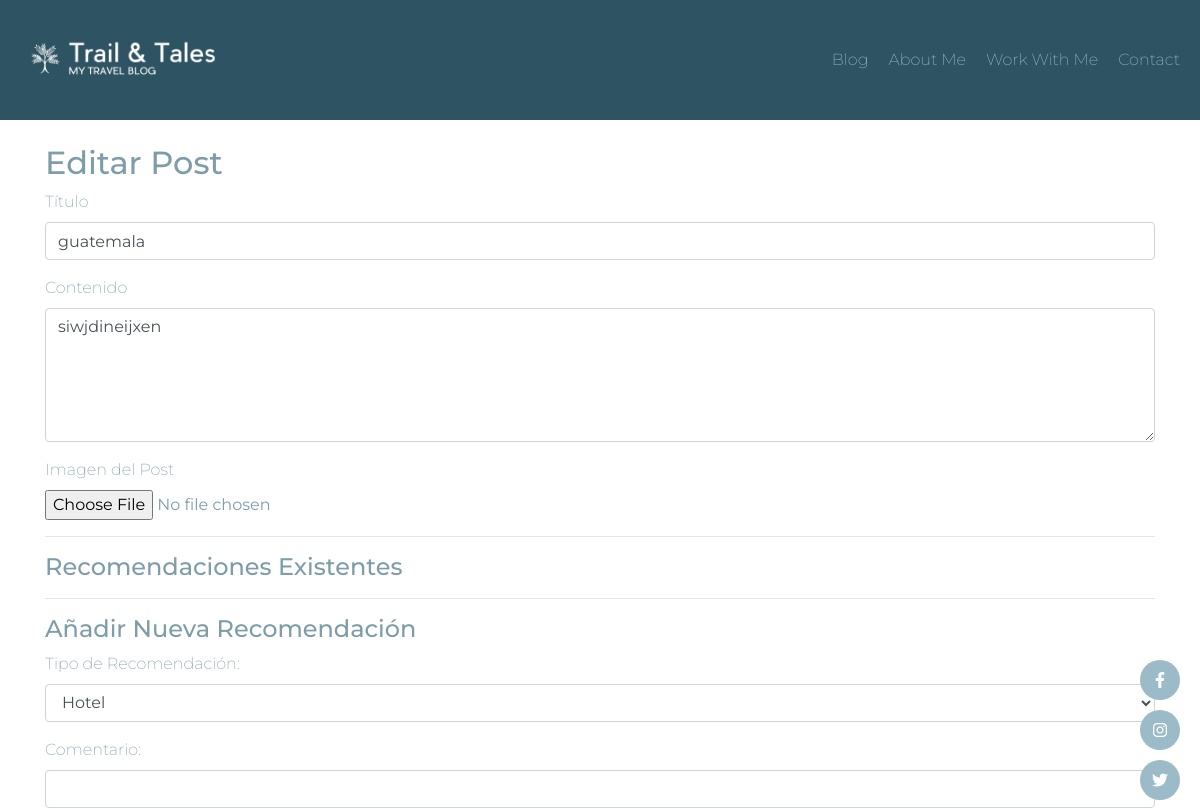
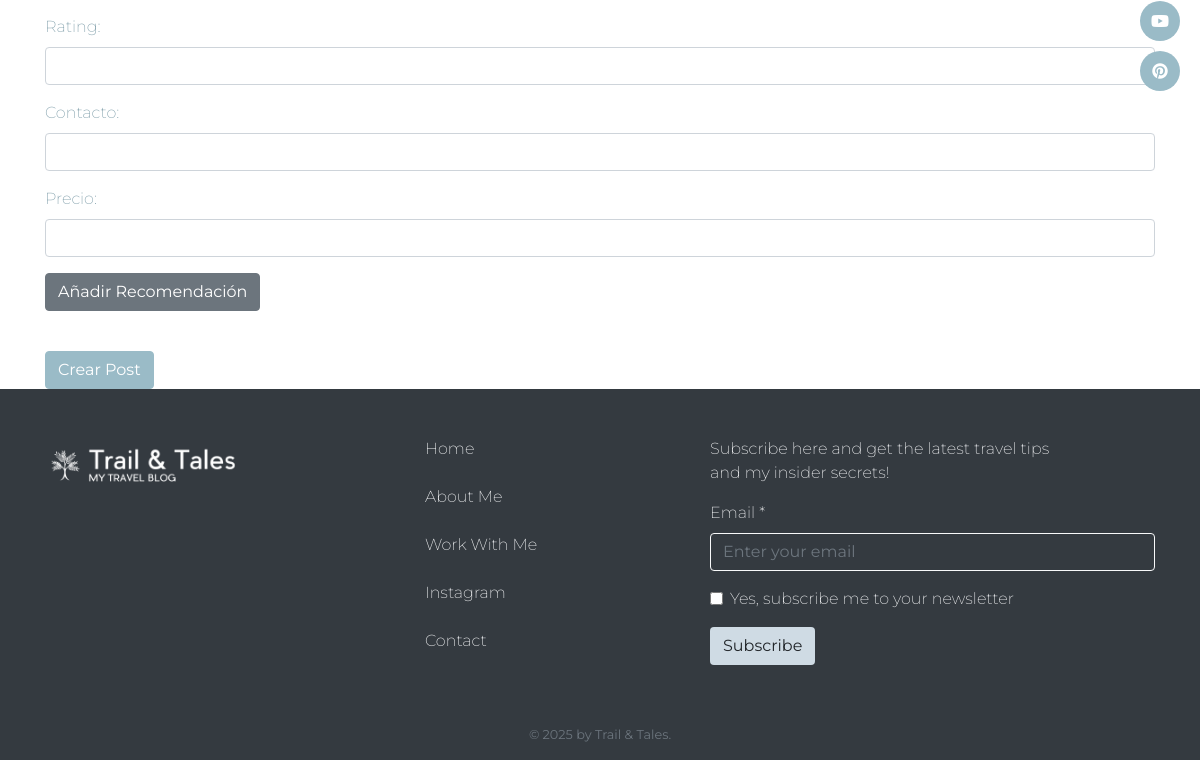
The app's page /post/2/edit, older data (2 pictures, top to bottom).
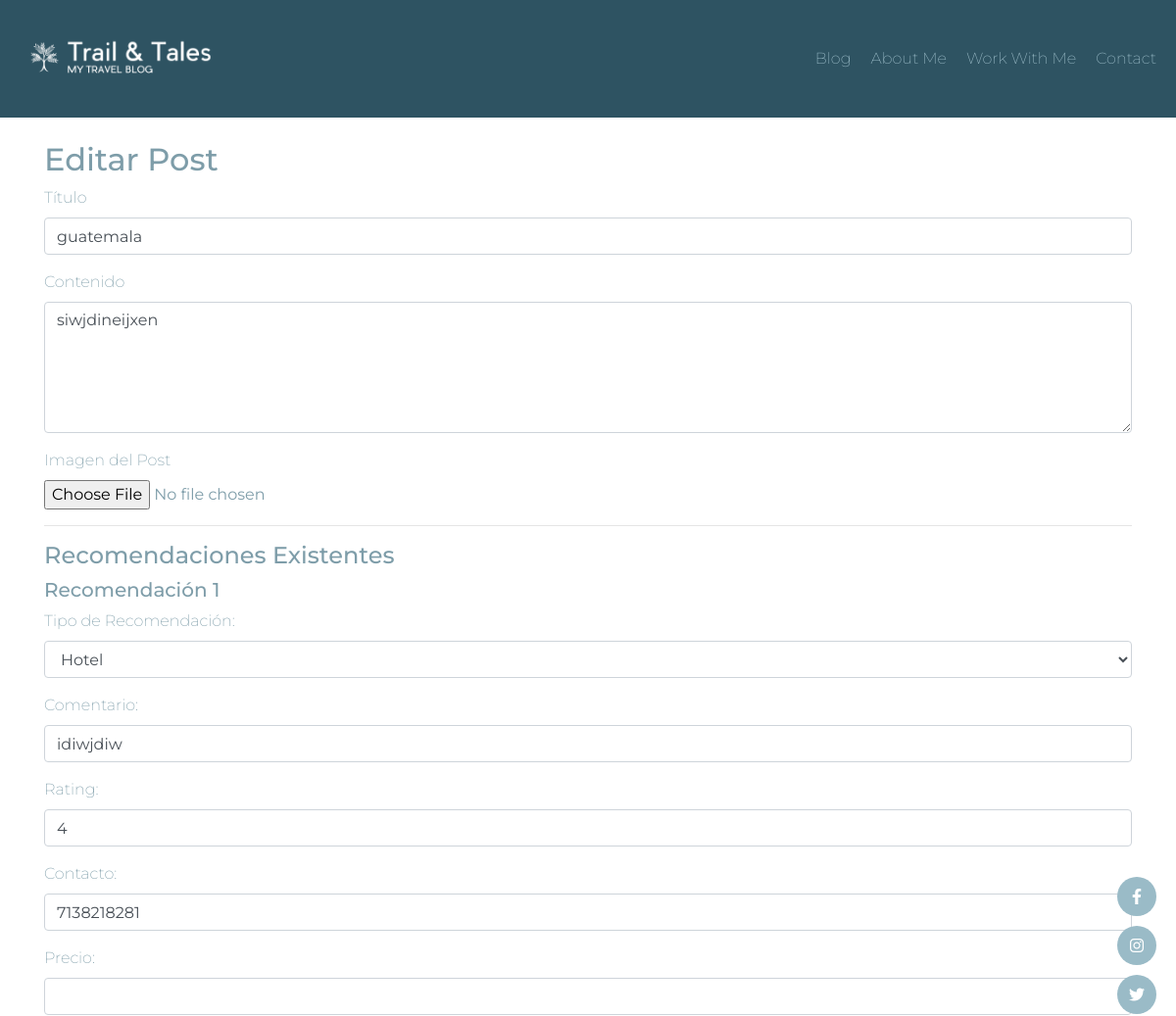
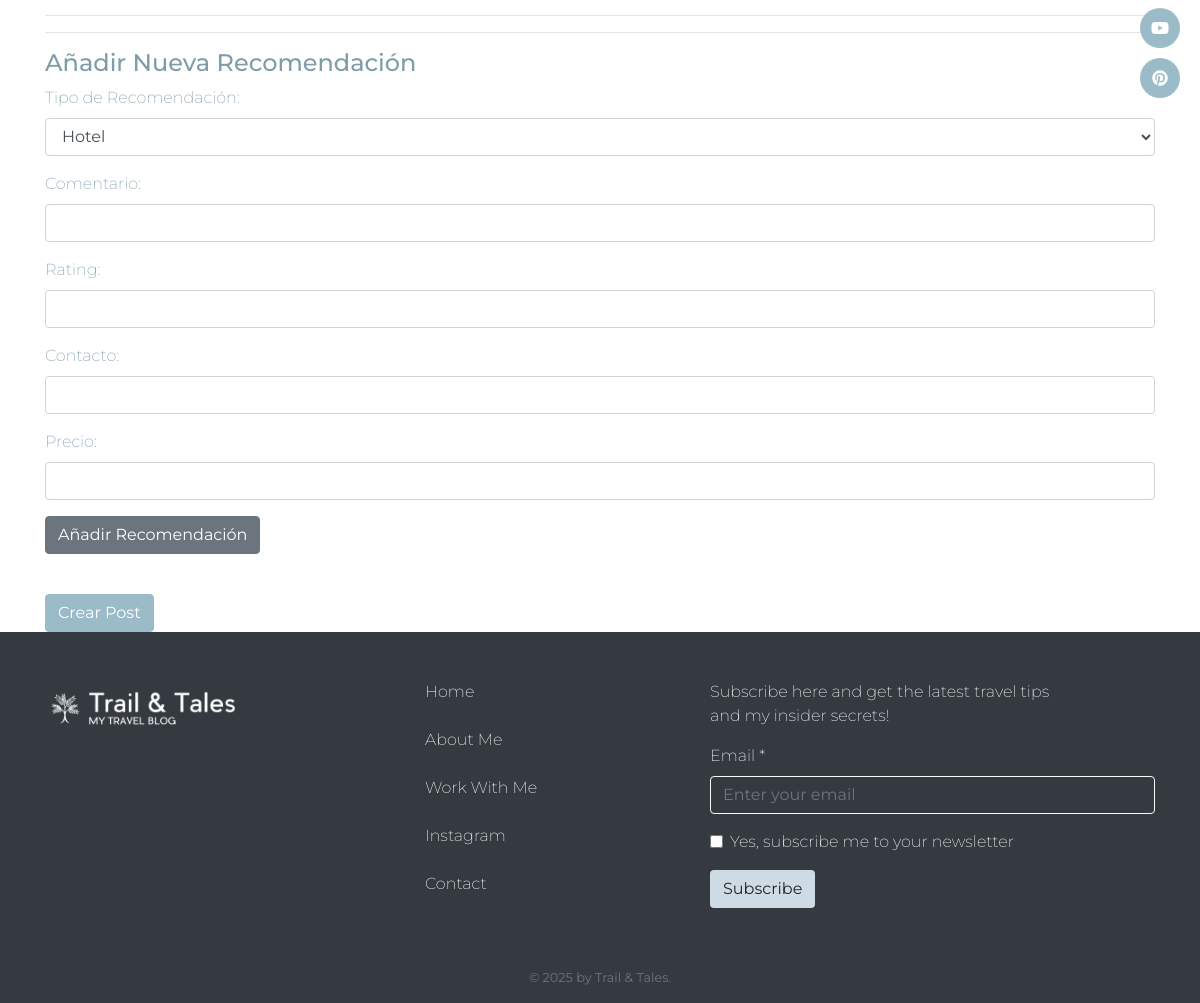
The same page, newer data (2 pictures, top to bottom).
### app.py (models this page shows, shortened)
class Post(db.Model):
    id = db.Column(db.Integer, primary_key=True)
    title = db.Column(db.String(100), nullable=False)
    content = db.Column(db.Text, nullable=False)
    date_posted = db.Column(db.DateTime, nullable=False, default=datetime.utcnow)
    image_file = db.Column(db.String(20), nullable=False, default='default.jpg')  # Nuevo campo
    recommendations = relationship("Recommendation", back_populates="post", cascade="all, delete-orphan")

class Recommendation(db.Model):
    id = db.Column(db.Integer, primary_key=True)
    post_id = db.Column(db.Integer, db.ForeignKey('post.id'), nullable=False)
    recommendation_type = db.Column(db.String(50), nullable=True)
    comment = db.Column(db.Text, nullable=True)
    rating = db.Column(db.Integer, nullable=True)
    contact = db.Column(db.String(100), nullable=True)
    price = db.Column(db.String(50), nullable=True)
    post = relationship("Post", back_populates="recommendations")

### app.py (the view)
@app.route("/post/<int:post_id>/edit", methods=['GET', 'POST'])
def edit_post(post_id):
    post = Post.query.get_or_404(post_id)
    form = PostForm()
    if form.validate_on_submit():
        post.title = form.title.data
        post.content = form.content.data
        if form.image_file.data:
            image_file = form.image_file.data
            filename = secure_filename(image_file.filename)
            image_path = os.path.join(app.config['UPLOAD_FOLDER'], filename)
            image_file.save(image_path)
            post.image_file = filename
        for idx, recommendation in enumerate(post.recommendations, start=1):
            recommendation.recommendation_type = request.form.get(f'recommendation_type_{idx}')
            recommendation.comment = request.form.get(f'comment_{idx}')
            recommendation.rating = int(request.form.get(f'rating_{idx}', 1))
            recommendation.contact = request.form.get(f'contact_{idx}')
            recommendation.price = request.form.get(f'price_{idx}')
        if request.form.get('comment_new') and request.form.get('rating_new'):
            new_recommendation = Recommendation(
                recommendation_type=request.form.get('recommendation_type_new'),
                comment=request.form.get('comment_new'),
                rating=int(request.form.get('rating_new')),
                contact=request.form.get('contact_new'),
                price=request.form.get('price_new'),
                post=post
            )
            db.session.add(new_recommendation)
        db.session.commit()
        flash('El post fue actualizado exitosamente.', 'success')
        return redirect(url_for('post_detail', post_id=post.id))
    elif request.method == 'GET':
        form.title.data = post.title
        form.content.data = post.content
    return render_template('edit_post.html', form=form, post=post)

### app.py
class PostForm(FlaskForm):
    title = StringField('Título', validators=[DataRequired()])
    content = TextAreaField('Contenido', validators=[DataRequired()])
    image_file = FileField('Imagen del Post', validators=[FileAllowed(['jpg', 'jpeg', 'png'])])
    submit = SubmitField('Crear Post')

### templates/edit_post.html (shortened to what this page needs)
{% extends 'base.html' %}
{% block content %}
<div class="container mt-4">
    <h2>Editar Post</h2>
    <form method="POST" enctype="multipart/form-data">
        <div class="form-group">
            {{ form.title.label(class="form-control-label") }}
            {{ form.title(class="form-control") }}
        </div>
        <div class="form-group">
            {{ form.content.label(class="form-control-label") }}
            {{ form.content(class="form-control", rows="5") }}
        </div>
        <div class="form-group">
            {{ form.image_file.label(class="form-control-label") }}
            {{ form.image_file(class="form-control-file") }}
        </div>
        <hr>
        <h4>Recomendaciones Existentes</h4>
        <div id="existing-recommendations">
            {% for recommendation in post.recommendations %}
            <div class="recommendation-item">
                <h5>Recomendación {{ loop.index }}</h5>
                <div class="form-group">
                    <label for="recommendation_type_{{ loop.index }}">Tipo de Recomendación:</label>
                    <select id="recommendation_type_{{ loop.index }}" class="form-control" name="recommendation_type_{{ loop.index }}">
                        <option value="Hotel" {% if recommendation.recommendation_type == 'Hotel' %}selected{% endif %}>Hotel</option>
                    </select>
                </div>
                <div class="form-group">
                    <label for="comment_{{ loop.index }}">Comentario:</label>
                    <input type="text" class="form-control" id="comment_{{ loop.index }}" name="comment_{{ loop.index }}" value="{{ recommendation.comment }}">
                </div>
                <div class="form-group">
                    <label for="rating_{{ loop.index }}">Rating:</label>
                    <input type="number" class="form-control" id="rating_{{ loop.index }}" name="rating_{{ loop.index }}" value="{{ recommendation.rating }}" min="1" max="5">
                </div>
                <div class="form-group">
                    <label for="contact_{{ loop.index }}">Contacto:</label>
                    <input type="text" class="form-control" id="contact_{{ loop.index }}" name="contact_{{ loop.index }}" value="{{ recommendation.contact }}">
                </div>
                <div class="form-group">
                    <label for="price_{{ loop.index }}">Precio:</label>
                    <input type="text" class="form-control" id="price_{{ loop.index }}" name="price_{{ loop.index }}" value="{{ recommendation.price }}">
                </div>
            </div>
            <hr>
            {% endfor %}
        </div>
        <hr>
        <h4>Añadir Nueva Recomendación</h4>
        <div class="form-group">
            <label for="recommendation_type_new">Tipo de Recomendación:</label>
            <select id="recommendation_type_new" class="form-control" name="recommendation_type_new">
                <option value="Hotel">Hotel</option>
            </select>
        </div>
        <div class="form-group">
            <label for="comment_new">Comentario:</label>
            <input type="text" class="form-control" id="comment_new" name="comment_new">
        </div>
        <div class="form-group">
            <label for="rating_new">Rating:</label>
            <input type="number" class="form-control" id="rating_new" name="rating_new" min="1" max="5">
        </div>
        <div class="form-group">
            <label for="contact_new">Contacto:</label>
            <input type="text" class="form-control" id="contact_new" name="contact_new">
        </div>
        <div class="form-group">
            <label for="price_new">Precio:</label>
            <input type="text" class="form-control" id="price_new" name="price_new">
        </div>
        <button id="Addrecommendation" class="btn btn-secondary">Añadir Recomendación</button>
        <button id="UpdatePost" type="submit" class="btn btn-primary mt-4">{{ form.submit.label.text }}</button>
    </form>
</div>
{% endblock %}

### templates/base.html (shortened to what this page needs)
<!DOCTYPE html>
<html>
<head>
    <link rel="stylesheet" href="https://stackpath.bootstrapcdn.com/bootstrap/4.5.2/css/bootstrap.min.css">
    <link rel="stylesheet" href="https://cdnjs.cloudflare.com/ajax/libs/font-awesome/6.0.0/css/all.min.css" />
    <link rel="stylesheet" href="{{ url_for('static', filename='style.css') }}">
</head>
<body>
    <nav class="navbar">
        <div class="navbar-logo">
            <a href="/">
                <img src="{{ url_for('static', filename='images/logo.png') }}" alt="Logo de Mi Blog de Viajes" class="logo">
            </a>
        </div>
        <div class="navbar-links">
            <a href="/blog">Blog</a>
            <a href="/about">About Me</a>
            <a href="/work">Work With Me</a>
            <a href="#">Contact</a>
        </div>
    </nav>
    <div class="content">
        {% block content %}{% endblock %}
    </div>
    <div class="social-bar">
        <a href="#" class="social-icon"><i class="fab fa-facebook-f"></i></a>
        <a href="#" class="social-icon"><i class="fab fa-instagram"></i></a>
        <a href="#" class="social-icon"><i class="fab fa-twitter"></i></a>
        <a href="#" class="social-icon"><i class="fab fa-youtube"></i></a>
        <a href="#" class="social-icon"><i class="fab fa-pinterest"></i></a>
    </div>
    <footer class="bg-dark text-light pt-5 pb-3">
        <div class="container">
          <div class="row align-items-start">
            <div class="col-md-4 mb-4">
              <div class="d-flex align-items-center mb-3">
                <img src="{{ url_for('static', filename='images/logo.png') }}" alt="Logo de Mi Blog de Viajes" class="logo">
              </div>
            </div>
            <div class="col-md-3 mb-4">
                <ul class="list-unstyled">
                    <li class="mb-4"><a href="/" class="text-light text-decoration-none">Home</a></li>
                    <li class="mb-4"><a href="/about" class="text-light text-decoration-none">About Me</a></li>
                    <li class="mb-4"><a href="/work" class="text-light text-decoration-none">Work With Me</a></li>
                    <li class="mb-4"><a href="#" class="text-light text-decoration-none">Instagram</a></li>
                    <li class="mb-4"><a href="#" class="text-light text-decoration-none">Contact</a></li>
                  </ul>
            </div>
            <div class="col-md-5">
              <p class="mb-3">Subscribe here and get the latest travel tips<br>and my insider secrets!</p>
              <form>
                <div class="mb-3">
                  <label for="email" class="form-label">Email *</label>
                  <input type="email" class="form-control bg-dark text-light border-light" id="email" placeholder="Enter your email">
                </div>
                <div class="form-check mb-3">
                  <input class="form-check-input" type="checkbox" id="subscribe">
                  <label class="form-check-label" for="subscribe">
                    Yes, subscribe me to your newsletter
                  </label>
                </div>
                <button type="submit" class="btn btn-brown text-black">Subscribe</button>
              </form>
            </div>
          </div>
          <div class="text-center mt-4 small text-muted">
            © 2025 by Trail & Tales.
          </div>
        </div>
      </footer>
</body>
</html>

### static/style.css (style rules this page uses)
.navbar { background-color: #2E5362; color: white; padding: 30px 20px; display: flex; justify-content: space-between; align-items: center; position: sticky; top: 0; z-index: 100; }
.navbar-logo a { color: white; text-decoration: none; font-size: 1.5em; font-weight: bold; }
.navbar-links { display: flex; align-items: center; }
.navbar-links a { color: #9ABBC7; text-decoration: none; margin-left: 20px; transition: color 0.3s ease; }
.col-md-4 { margin-bottom: 35px; padding-left: 10px; padding-right: 10px; }
body { color: #7E9DA9; font-family: "Montserrat", sans-serif; font-optical-sizing: auto; font-weight: 200; font-style: normal; }
.btn-primary { background-color: #9ABBC7; border-color: #9ABBC7; }
.social-bar { position: fixed; top: 50%; right: 20px; transform: translateY(-50%); display: flex; flex-direction: column; z-index: 100; }
.social-icon { color: white; background-color: #9ABBC7; width: 40px; height: 40px; border-radius: 50%; display: flex; justify-content: center; align-items: center; margin-bottom: 10px; text-decoration: none; transition: background-color 0.3s ease; }
.btn-brown { background-color: #CFDBE4; }
.logo { height: 60px; width: auto; }

Row changes from the older to the newer data that the page shows:
added Recommendation: recommendation_type "Hotel", comment "idiwjdiw", rating "4", contact "7138218281"
